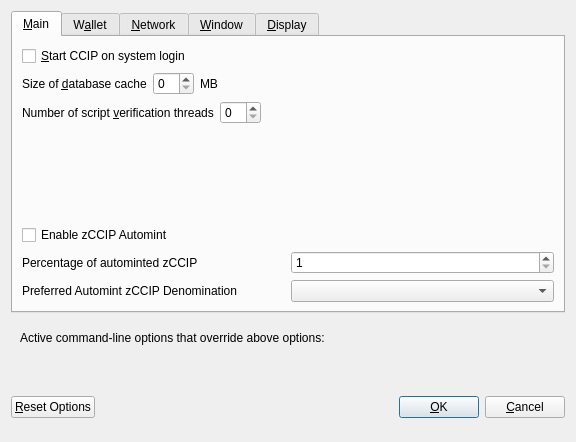
<?xml version="1.0" encoding="UTF-8"?>
<ui version="4.0">
 <class>OptionsDialog</class>
 <widget class="QDialog" name="OptionsDialog">
  <property name="geometry">
   <rect>
    <x>0</x>
    <y>0</y>
    <width>576</width>
    <height>442</height>
   </rect>
  </property>
  <property name="windowTitle">
   <string>Options</string>
  </property>
  <property name="modal">
   <bool>true</bool>
  </property>
  <layout class="QVBoxLayout" name="verticalLayout">
   <item>
    <widget class="QTabWidget" name="tabWidget">
     <property name="currentIndex">
      <number>0</number>
     </property>
     <widget class="QWidget" name="tabMain">
      <attribute name="title">
       <string>&amp;Main</string>
      </attribute>
      <layout class="QVBoxLayout" name="verticalLayout_Main">
       <item>
        <widget class="QCheckBox" name="bitcoinAtStartup">
         <property name="toolTip">
          <string>Automatically start CCIP after logging in to the system.</string>
         </property>
         <property name="text">
          <string>&amp;Start CCIP on system login</string>
         </property>
        </widget>
       </item>
       <item>
        <layout class="QHBoxLayout" name="horizontalLayout_2_Main">
         <item>
          <widget class="QLabel" name="databaseCacheLabel">
           <property name="text">
            <string>Size of &amp;database cache</string>
           </property>
           <property name="textFormat">
            <enum>Qt::PlainText</enum>
           </property>
           <property name="buddy">
            <cstring>databaseCache</cstring>
           </property>
          </widget>
         </item>
         <item>
          <widget class="QSpinBox" name="databaseCache"/>
         </item>
         <item>
          <widget class="QLabel" name="databaseCacheUnitLabel">
           <property name="text">
            <string>MB</string>
           </property>
           <property name="textFormat">
            <enum>Qt::PlainText</enum>
           </property>
          </widget>
         </item>
         <item>
          <spacer name="horizontalSpacer_2_Main">
           <property name="orientation">
            <enum>Qt::Horizontal</enum>
           </property>
           <property name="sizeHint" stdset="0">
            <size>
             <width>40</width>
             <height>20</height>
            </size>
           </property>
          </spacer>
         </item>
        </layout>
       </item>
       <item>
        <layout class="QHBoxLayout" name="horizontalLayout_3_Main">
         <item>
          <widget class="QLabel" name="threadsScriptVerifLabel">
           <property name="text">
            <string>Number of script &amp;verification threads</string>
           </property>
           <property name="textFormat">
            <enum>Qt::PlainText</enum>
           </property>
           <property name="buddy">
            <cstring>threadsScriptVerif</cstring>
           </property>
          </widget>
         </item>
         <item>
          <widget class="QSpinBox" name="threadsScriptVerif">
           <property name="toolTip">
            <string>(0 = auto, &lt;0 = leave that many cores free)</string>
           </property>
          </widget>
         </item>
         <item>
          <spacer name="horizontalSpacer_3_Main">
           <property name="orientation">
            <enum>Qt::Horizontal</enum>
           </property>
           <property name="sizeHint" stdset="0">
            <size>
             <width>40</width>
             <height>20</height>
            </size>
           </property>
          </spacer>
         </item>
        </layout>
       </item>
       <item>
        <spacer name="verticalSpacer_2">
         <property name="orientation">
          <enum>Qt::Vertical</enum>
         </property>
         <property name="sizeHint" stdset="0">
          <size>
           <width>20</width>
           <height>40</height>
          </size>
         </property>
        </spacer>
       </item>
       <item>
        <widget class="QCheckBox" name="checkBoxZeromintEnable">
         <property name="toolTip">
          <string>Enable automatic minting of CCIP units to zCCIP</string>
         </property>
         <property name="layoutDirection">
          <enum>Qt::LeftToRight</enum>
         </property>
         <property name="text">
          <string>Enable zCCIP Automint</string>
         </property>
        </widget>
       </item>
       <item>
        <layout class="QHBoxLayout" name="horizontalLayout_3">
         <item>
          <widget class="QLabel" name="percentage_label">
           <property name="toolTip">
            <string>Percentage of incoming CCIP which get automatically converted to zCCIP via Zerocoin Protocol (min: 10%)</string>
           </property>
           <property name="text">
            <string>Percentage of autominted zCCIP</string>
           </property>
          </widget>
         </item>
         <item>
          <widget class="QSpinBox" name="zeromintPercentage">
           <property name="minimum">
            <number>1</number>
           </property>
           <property name="maximum">
            <number>100</number>
           </property>
          </widget>
         </item>
        </layout>
       </item>
       <item>
        <layout class="QHBoxLayout" name="horizontalLayout" stretch="0,0">
         <property name="sizeConstraint">
          <enum>QLayout::SetFixedSize</enum>
         </property>
         <item>
          <widget class="QLabel" name="labelPreferredDenom">
           <property name="maximumSize">
            <size>
             <width>16777215</width>
             <height>16777215</height>
            </size>
           </property>
           <property name="toolTip">
            <string>Wait with automatic conversion to Zerocoin until enough CCIP for this denomination is available</string>
           </property>
           <property name="text">
            <string>Preferred Automint zCCIP Denomination</string>
           </property>
          </widget>
         </item>
         <item>
          <widget class="QComboBox" name="preferredDenom">
           <property name="maximumSize">
            <size>
             <width>16777215</width>
             <height>27</height>
            </size>
           </property>
           <property name="toolTip">
            <string>Wait with automatic conversion to Zerocoin until enough CCIP for this denomination is available</string>
           </property>
           <property name="maxVisibleItems">
            <number>9</number>
           </property>
           <property name="maxCount">
            <number>9</number>
           </property>
          </widget>
         </item>
        </layout>
       </item>
      </layout>
     </widget>
     <widget class="QWidget" name="tabWallet">
      <attribute name="title">
       <string>W&amp;allet</string>
      </attribute>
      <layout class="QVBoxLayout" name="verticalLayout_Wallet">
       <item>
        <layout class="QHBoxLayout" name="horizontalLayout_2_Wallet">
         <item>
          <widget class="QLabel" name="labelStakeSplitThresholdText">
           <property name="text">
            <string>Stake split threshold:</string>
           </property>
          </widget>
         </item>
         <item>
          <widget class="QSpinBox" name="spinBoxStakeSplitThreshold">
           <property name="minimum">
            <number>1</number>
           </property>
           <property name="maximum">
            <number>999999</number>
           </property>
          </widget>
         </item>
        </layout>
       </item>
       <item>
        <widget class="QGroupBox" name="groupBox">
         <property name="title">
          <string>Expert</string>
         </property>
         <layout class="QVBoxLayout" name="verticalLayout_2">
          <item>
           <widget class="QCheckBox" name="coinControlFeatures">
            <property name="toolTip">
             <string>Whether to show coin control features or not.</string>
            </property>
            <property name="text">
             <string>Enable coin &amp;control features</string>
            </property>
           </widget>
          </item>
          <item>
           <widget class="QCheckBox" name="showMasternodesTab">
            <property name="toolTip">
             <string>Show additional tab listing all your masternodes in first sub-tab&lt;br/&gt;and all masternodes on the network in second sub-tab.</string>
            </property>
            <property name="text">
             <string>Show Masternodes Tab</string>
            </property>
           </widget>
          </item>
          <item>
           <widget class="QCheckBox" name="spendZeroConfChange">
            <property name="toolTip">
             <string>If you disable the spending of unconfirmed change, the change from a transaction&lt;br/&gt;cannot be used until that transaction has at least one confirmation.&lt;br/&gt;This also affects how your balance is computed.</string>
            </property>
            <property name="text">
             <string>&amp;Spend unconfirmed change</string>
            </property>
           </widget>
          </item>
         </layout>
        </widget>
       </item>
       <item>
        <spacer name="verticalSpacer_Wallet">
         <property name="orientation">
          <enum>Qt::Vertical</enum>
         </property>
         <property name="sizeHint" stdset="0">
          <size>
           <width>20</width>
           <height>40</height>
          </size>
         </property>
        </spacer>
       </item>
      </layout>
     </widget>
     <widget class="QWidget" name="tabNetwork">
      <attribute name="title">
       <string>&amp;Network</string>
      </attribute>
      <layout class="QVBoxLayout" name="verticalLayout_Network">
       <item>
        <widget class="QCheckBox" name="mapPortUpnp">
         <property name="toolTip">
          <string>Automatically open the CCIP client port on the router. This only works when your router supports UPnP and it is enabled.</string>
         </property>
         <property name="text">
          <string>Map port using &amp;UPnP</string>
         </property>
        </widget>
       </item>
       <item>
        <widget class="QCheckBox" name="allowIncoming">
         <property name="toolTip">
          <string>Accept connections from outside</string>
         </property>
         <property name="text">
          <string>Allow incoming connections</string>
         </property>
        </widget>
       </item>
       <item>
        <widget class="QCheckBox" name="connectSocks">
         <property name="toolTip">
          <string>Connect to the CCIP network through a SOCKS5 proxy.</string>
         </property>
         <property name="text">
          <string>&amp;Connect through SOCKS5 proxy (default proxy):</string>
         </property>
        </widget>
       </item>
       <item>
        <layout class="QHBoxLayout" name="horizontalLayout_1_Network">
         <item>
          <widget class="QLabel" name="proxyIpLabel">
           <property name="text">
            <string>Proxy &amp;IP:</string>
           </property>
           <property name="textFormat">
            <enum>Qt::PlainText</enum>
           </property>
           <property name="buddy">
            <cstring>proxyIp</cstring>
           </property>
          </widget>
         </item>
         <item>
          <widget class="QValidatedLineEdit" name="proxyIp">
           <property name="minimumSize">
            <size>
             <width>140</width>
             <height>0</height>
            </size>
           </property>
           <property name="maximumSize">
            <size>
             <width>140</width>
             <height>16777215</height>
            </size>
           </property>
           <property name="toolTip">
            <string>IP address of the proxy (e.g. IPv4: 127.0.0.1 / IPv6: ::1)</string>
           </property>
          </widget>
         </item>
         <item>
          <widget class="QLabel" name="proxyPortLabel">
           <property name="text">
            <string>&amp;Port:</string>
           </property>
           <property name="textFormat">
            <enum>Qt::PlainText</enum>
           </property>
           <property name="buddy">
            <cstring>proxyPort</cstring>
           </property>
          </widget>
         </item>
         <item>
          <widget class="QLineEdit" name="proxyPort">
           <property name="minimumSize">
            <size>
             <width>55</width>
             <height>0</height>
            </size>
           </property>
           <property name="maximumSize">
            <size>
             <width>55</width>
             <height>16777215</height>
            </size>
           </property>
           <property name="toolTip">
            <string>Port of the proxy (e.g. 9050)</string>
           </property>
          </widget>
         </item>
         <item>
          <spacer name="horizontalSpacer_1_Network">
           <property name="orientation">
            <enum>Qt::Horizontal</enum>
           </property>
           <property name="sizeHint" stdset="0">
            <size>
             <width>40</width>
             <height>20</height>
            </size>
           </property>
          </spacer>
         </item>
        </layout>
       </item>
       <item>
        <spacer name="verticalSpacer_Network">
         <property name="orientation">
          <enum>Qt::Vertical</enum>
         </property>
         <property name="sizeHint" stdset="0">
          <size>
           <width>20</width>
           <height>40</height>
          </size>
         </property>
        </spacer>
       </item>
      </layout>
     </widget>
     <widget class="QWidget" name="tabWindow">
      <attribute name="title">
       <string>&amp;Window</string>
      </attribute>
      <layout class="QVBoxLayout" name="verticalLayout_Window">
       <item>
        <widget class="QCheckBox" name="minimizeToTray">
         <property name="toolTip">
          <string>Show only a tray icon after minimizing the window.</string>
         </property>
         <property name="text">
          <string>&amp;Minimize to the tray instead of the taskbar</string>
         </property>
        </widget>
       </item>
       <item>
        <widget class="QCheckBox" name="minimizeOnClose">
         <property name="toolTip">
          <string>Minimize instead of exit the application when the window is closed. When this option is enabled, the application will be closed only after selecting Quit in the menu.</string>
         </property>
         <property name="text">
          <string>M&amp;inimize on close</string>
         </property>
        </widget>
       </item>
       <item>
        <spacer name="verticalSpacer_Window">
         <property name="orientation">
          <enum>Qt::Vertical</enum>
         </property>
         <property name="sizeHint" stdset="0">
          <size>
           <width>20</width>
           <height>40</height>
          </size>
         </property>
        </spacer>
       </item>
      </layout>
     </widget>
     <widget class="QWidget" name="tabDisplay">
      <attribute name="title">
       <string>&amp;Display</string>
      </attribute>
      <layout class="QVBoxLayout" name="verticalLayout_Display">
       <item>
        <layout class="QHBoxLayout" name="horizontalLayout_1_Display">
         <item>
          <widget class="QLabel" name="langLabel">
           <property name="text">
            <string>User Interface &amp;language:</string>
           </property>
           <property name="textFormat">
            <enum>Qt::PlainText</enum>
           </property>
           <property name="buddy">
            <cstring>lang</cstring>
           </property>
          </widget>
         </item>
         <item>
          <widget class="QValueComboBox" name="lang">
           <property name="toolTip">
            <string>The user interface language can be set here. This setting will take effect after restarting CCIP.</string>
           </property>
          </widget>
         </item>
        </layout>
       </item>
       <item>
        <widget class="QLabel" name="label_3">
         <property name="toolTip">
          <string notr="true"/>
         </property>
         <property name="statusTip">
          <string notr="true"/>
         </property>
         <property name="whatsThis">
          <string notr="true"/>
         </property>
         <property name="accessibleName">
          <string notr="true"/>
         </property>
         <property name="text">
          <string>Language missing or translation incomplete? Help contributing translations here:
https://www.transifex.com/ccip-project/ccip-project-translations</string>
         </property>
         <property name="wordWrap">
          <bool>true</bool>
         </property>
         <property name="openExternalLinks">
          <bool>true</bool>
         </property>
         <property name="textInteractionFlags">
          <set>Qt::TextBrowserInteraction</set>
         </property>
        </widget>
       </item>
       <item>
        <layout class="QHBoxLayout" name="horizontalLayout_4_Display" stretch="0,0">
         <item>
          <widget class="QLabel" name="themeLabel">
           <property name="text">
            <string>User Interface Theme:</string>
           </property>
          </widget>
         </item>
         <item>
          <widget class="QValueComboBox" name="theme"/>
         </item>
        </layout>
       </item>
       <item>
        <widget class="Line" name="line">
         <property name="orientation">
          <enum>Qt::Horizontal</enum>
         </property>
        </widget>
       </item>
       <item>
        <layout class="QHBoxLayout" name="horizontalLayout_2_Display">
         <item>
          <widget class="QLabel" name="unitLabel">
           <property name="text">
            <string>&amp;Unit to show amounts in:</string>
           </property>
           <property name="textFormat">
            <enum>Qt::PlainText</enum>
           </property>
           <property name="buddy">
            <cstring>unit</cstring>
           </property>
          </widget>
         </item>
         <item>
          <widget class="QValueComboBox" name="unit">
           <property name="toolTip">
            <string>Choose the default subdivision unit to show in the interface and when sending coins.</string>
           </property>
          </widget>
         </item>
        </layout>
       </item>
       <item>
        <layout class="QHBoxLayout" name="horizontalLayout_5_Display">
         <item>
          <widget class="QLabel" name="digitsLabel">
           <property name="text">
            <string>Decimal digits</string>
           </property>
          </widget>
         </item>
         <item>
          <widget class="QValueComboBox" name="digits"/>
         </item>
        </layout>
       </item>
       <item>
        <widget class="QCheckBox" name="checkBoxHideZeroBalances">
         <property name="toolTip">
          <string>Hide empty balances</string>
         </property>
         <property name="layoutDirection">
          <enum>Qt::LeftToRight</enum>
         </property>
         <property name="text">
          <string>Hide empty balances</string>
         </property>
        </widget>
       </item>
       <item>
        <layout class="QHBoxLayout" name="horizontalLayout_3_Display">
         <item>
          <widget class="QLabel" name="thirdPartyTxUrlsLabel">
           <property name="toolTip">
            <string>Third party URLs (e.g. a block explorer) that appear in the transactions tab as context menu items. %s in the URL is replaced by transaction hash. Multiple URLs are separated by vertical bar |.</string>
           </property>
           <property name="text">
            <string>Third party transaction URLs</string>
           </property>
           <property name="buddy">
            <cstring>thirdPartyTxUrls</cstring>
           </property>
          </widget>
         </item>
         <item>
          <widget class="QLineEdit" name="thirdPartyTxUrls">
           <property name="toolTip">
            <string>Third party URLs (e.g. a block explorer) that appear in the transactions tab as context menu items. %s in the URL is replaced by transaction hash. Multiple URLs are separated by vertical bar |.</string>
           </property>
          </widget>
         </item>
        </layout>
       </item>
       <item>
        <spacer name="verticalSpacer">
         <property name="orientation">
          <enum>Qt::Vertical</enum>
         </property>
         <property name="sizeHint" stdset="0">
          <size>
           <width>20</width>
           <height>40</height>
          </size>
         </property>
        </spacer>
       </item>
      </layout>
     </widget>
    </widget>
   </item>
   <item>
    <widget class="QFrame" name="frame">
     <layout class="QVBoxLayout" name="verticalLayout_Bottom">
      <item>
       <layout class="QHBoxLayout" name="horizontalLayout_Bottom">
        <item>
         <widget class="QLabel" name="overriddenByCommandLineInfoLabel">
          <property name="text">
           <string>Active command-line options that override above options:</string>
          </property>
          <property name="textFormat">
           <enum>Qt::PlainText</enum>
          </property>
         </widget>
        </item>
        <item>
         <spacer name="horizontalSpacer_Bottom">
          <property name="orientation">
           <enum>Qt::Horizontal</enum>
          </property>
          <property name="sizeHint" stdset="0">
           <size>
            <width>40</width>
            <height>20</height>
           </size>
          </property>
         </spacer>
        </item>
       </layout>
      </item>
      <item>
       <widget class="QLabel" name="overriddenByCommandLineLabel">
        <property name="text">
         <string/>
        </property>
        <property name="textFormat">
         <enum>Qt::PlainText</enum>
        </property>
        <property name="wordWrap">
         <bool>true</bool>
        </property>
       </widget>
      </item>
     </layout>
    </widget>
   </item>
   <item>
    <layout class="QHBoxLayout" name="horizontalLayout_Buttons">
     <item>
      <widget class="QPushButton" name="resetButton">
       <property name="toolTip">
        <string>Reset all client options to default.</string>
       </property>
       <property name="text">
        <string>&amp;Reset Options</string>
       </property>
       <property name="autoDefault">
        <bool>false</bool>
       </property>
      </widget>
     </item>
     <item>
      <spacer name="horizontalSpacer_1">
       <property name="orientation">
        <enum>Qt::Horizontal</enum>
       </property>
       <property name="sizeHint" stdset="0">
        <size>
         <width>40</width>
         <height>48</height>
        </size>
       </property>
      </spacer>
     </item>
     <item>
      <widget class="QLabel" name="statusLabel">
       <property name="minimumSize">
        <size>
         <width>200</width>
         <height>0</height>
        </size>
       </property>
       <property name="font">
        <font>
         <weight>75</weight>
         <bold>true</bold>
        </font>
       </property>
       <property name="text">
        <string/>
       </property>
       <property name="textFormat">
        <enum>Qt::PlainText</enum>
       </property>
       <property name="wordWrap">
        <bool>true</bool>
       </property>
      </widget>
     </item>
     <item>
      <spacer name="horizontalSpacer_2">
       <property name="orientation">
        <enum>Qt::Horizontal</enum>
       </property>
       <property name="sizeHint" stdset="0">
        <size>
         <width>40</width>
         <height>48</height>
        </size>
       </property>
      </spacer>
     </item>
     <item>
      <widget class="QPushButton" name="okButton">
       <property name="text">
        <string>&amp;OK</string>
       </property>
       <property name="autoDefault">
        <bool>false</bool>
       </property>
       <property name="default">
        <bool>true</bool>
       </property>
      </widget>
     </item>
     <item>
      <widget class="QPushButton" name="cancelButton">
       <property name="text">
        <string>&amp;Cancel</string>
       </property>
       <property name="autoDefault">
        <bool>false</bool>
       </property>
      </widget>
     </item>
    </layout>
   </item>
  </layout>
 </widget>
 <customwidgets>
  <customwidget>
   <class>QValidatedLineEdit</class>
   <extends>QLineEdit</extends>
   <header>qvalidatedlineedit.h</header>
  </customwidget>
  <customwidget>
   <class>QValueComboBox</class>
   <extends>QComboBox</extends>
   <header>qvaluecombobox.h</header>
  </customwidget>
 </customwidgets>
 <resources/>
 <connections/>
</ui>
